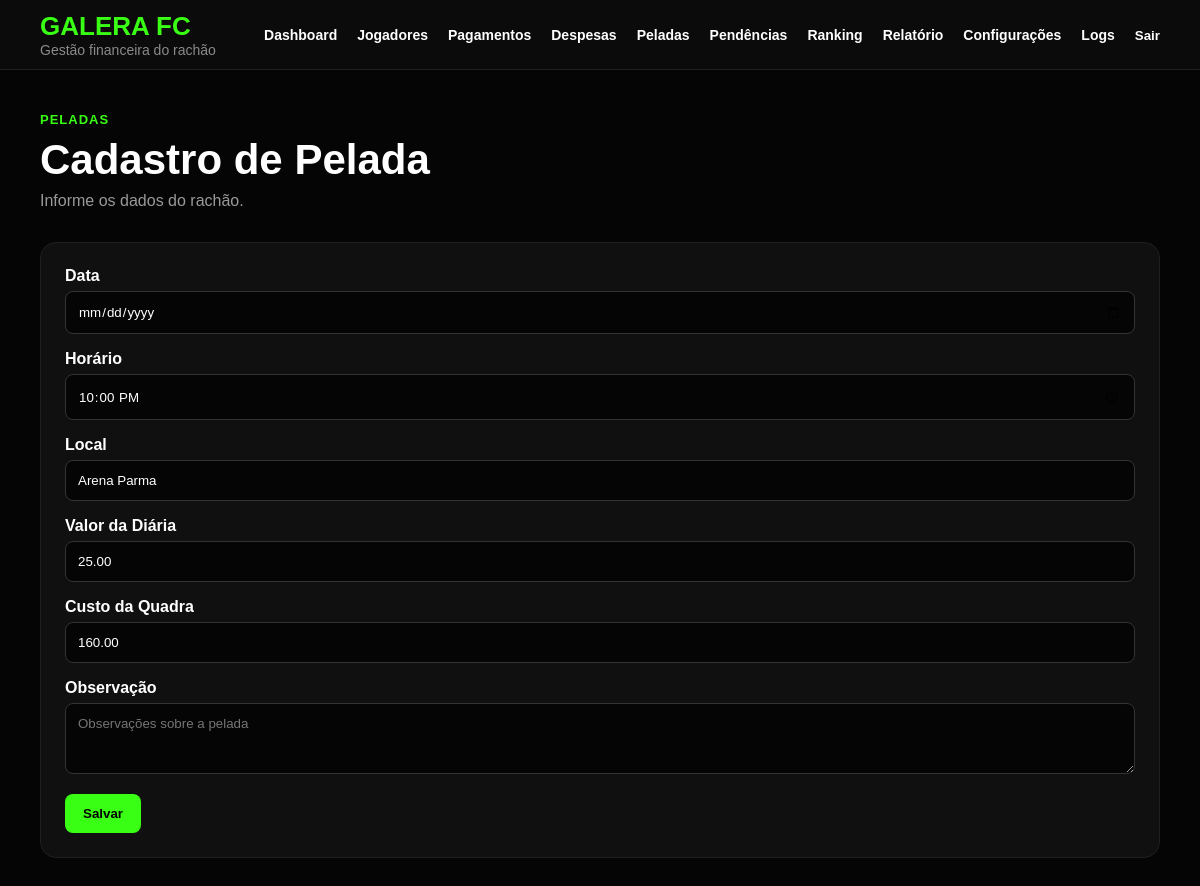
The app's page /peladas/editar/2/ (signed in) with its own data.
### financeiro/models.py (models this page shows, shortened)
class Pelada(models.Model):
    data = models.DateField()
    horario = models.TimeField(blank=True, null=True)
    local = models.CharField(max_length=100, blank=True)
    valor_diaria = models.DecimalField(max_digits=10, decimal_places=2)
    custo_quadra = models.DecimalField(max_digits=10, decimal_places=2, default=0)
    observacao = models.TextField(blank=True)
    criada_em = models.DateTimeField(auto_now_add=True)

### financeiro/views.py (the view)
# urls.py: path('peladas/editar/<int:pk>/', views.pelada_editar, name='pelada_editar'),
@login_required
def pelada_editar(request, pk):
    pelada = get_object_or_404(
        Pelada,
        pk=pk
    )
    form = PeladaForm(
        request.POST or None,
        instance=pelada
    )
    if request.method == 'POST':
        if form.is_valid():
            form.save()
            return redirect(
                'financeiro:pelada_lista'
            )
    return render(
        request,
        'financeiro/pelada_form.html',
        {
            'form': form
        }
    )

### financeiro/forms.py
class PeladaForm(forms.ModelForm):
    class Meta:
        model = Pelada
        fields = [
            'data',
            'horario',
            'local',
            'valor_diaria',
            'custo_quadra',
            'observacao',
        ]
        widgets = {
            'data': forms.DateInput(
                attrs={
                    'type': 'date'
                }
            ),
            'horario': forms.TimeInput(
                attrs={
                    'type': 'time'
                }
            ),
            'local': forms.TextInput(
                attrs={
                    'placeholder': 'Ex: Arena Futebol Society'
                }
            ),
            'observacao': forms.Textarea(
                attrs={
                    'rows': 3,
                    'placeholder': 'Observações sobre a pelada'
                }
            ),
        }

### templates/financeiro/pelada_form.html (shortened to what this page needs)
{% extends 'financeiro/base.html' %}
{% block content %}
<div class="page-header">
   <span>Peladas</span>
   <h1>Cadastro de Pelada</h1>
   <p>Informe os dados do rachão.</p>
</div>
<div class="section">
   <form method="post" class="form">
      <label>Data</label>
      {{ form.data }}
      <label>Horário</label>
      {{ form.horario }}
      <label>Local</label>
      {{ form.local }}
      <label>Valor da Diária</label>
      {{ form.valor_diaria }}
      <label>Custo da Quadra</label>
      {{ form.custo_quadra }}
      <label>Observação</label>
      {{ form.observacao }}
      <button type="submit" class="btn-primary">
         Salvar
      </button>
   </form>
</div>
{% endblock %}

### static/css/dashboard.css (style rules this page uses)
* { margin: 0; padding: 0; box-sizing: border-box; font-family: Arial, Helvetica, sans-serif; }
body { background: #050505; color: #ffffff; min-height: 100vh; }
.page-header { margin-bottom: 32px; }
.page-header span { color: #39ff14; font-size: 13px; text-transform: uppercase; letter-spacing: 1px; font-weight: 700; }
.page-header h1 { font-size: 42px; margin: 8px 0; }
.page-header p { color: #999; }
.section { background: #101010; border: 1px solid #1f1f1f; border-radius: 16px; padding: 24px; margin-top: 24px; }
.btn-primary { background: #39ff14; color: #050505; padding: 12px 18px; border-radius: 8px; text-decoration: none; border: none; font-weight: 800; cursor: pointer; }
.form label { display: block; margin-bottom: 6px; font-weight: 700; }
.form input, .form select, .form textarea { width: 100%; padding: 12px; margin-bottom: 16px; border-radius: 8px; border: 1px solid #333; background: #050505; color: #ffffff; }
.section { overflow-x: auto; }

### records on screen
Pelada: horario "22:00:00", local "Arena Parma", valor_diaria "25.00", custo_quadra "160.00"
